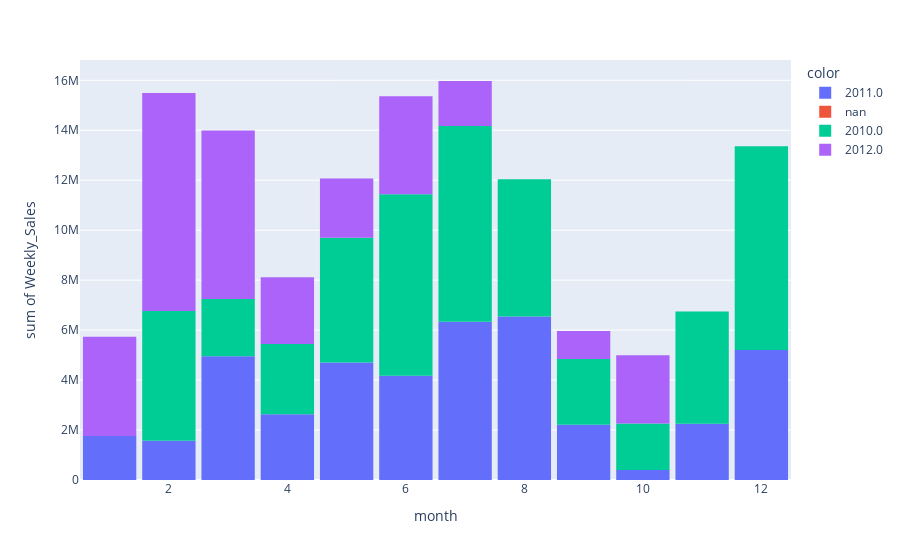

This figure's notebook cell:
### Code cell
fig = px.histogram(df,x="month",y="Weekly_Sales",color= df["year"].astype(str).tolist(),nbins=12)
fig.update_layout(bargap=0.1)

fig.show()

### Figure 1 — Plotly figure (JSON) as saved in the notebook; plotly's stock layout.template omitted (floating-point values rounded to 4 significant figures)
{"data": [{"alignmentgroup": "True", "bingroup": "x", "histfunc": "sum", "hovertemplate": "color=2011.0<br>month=%{x}<br>sum of Weekly_Sales=%{y}<extra></extra>", "legendgroup": "2011.0", "marker": {"color": "#636efa", "pattern": {"shape": ""}}, "name": "2011.0", "nbinsx": 12, "offsetgroup": "2011.0", "orientation": "v", "showlegend": true, "type": "histogram", "x": [2, 3, 6, 8, 5, 12, 5, 5, 8, 3, 9, 4, 6, 11, 8, 8, 3, 9, 5, 12, 11, 1, 7, 7, 5, 6, 11, 8, 7, 7, 4, 10], "xaxis": "x", "y": [1572000.0, 1808000.0, 695400.0, 895100.0, 414100.0, 2433000.0, 290900.0, 435400.0, 1420000.0, 1267000.0, 365200.0, 988200.0, 2008000.0, 311900.0, 630000.0, 1624000.0, 1879000.0, 1847000.0, 2096000.0, 2771000.0, 1539000.0, 1758000.0, 1954000.0, 275100.0, 1466000.0, 1467000.0, 398800.0, 1970000.0, 2036000.0, 2067000.0, 1639000.0, 403300.0], "yaxis": "y"}, {"alignmentgroup": "True", "bingroup": "x", "histfunc": "sum", "hovertemplate": "color=nan<br>month=%{x}<br>sum of Weekly_Sales=%{y}<extra></extra>", "legendgroup": "nan", "marker": {"color": "#EF553B", "pattern": {"shape": ""}}, "name": "nan", "nbinsx": 12, "offsetgroup": "nan", "orientation": "v", "showlegend": true, "type": "histogram", "x": [null, null, null, null, null, null, null, null, null, null, null, null, null, null, null], "xaxis": "x", "y": [1244000.0, 418900.0, 1205000.0, 1662000.0, 1714000.0, 359200.0, 1570000.0, 607500.0, 986900.0, 2046000.0, 1798000.0, 1047000.0, 1087000.0, 1048000.0, 1832000.0], "yaxis": "y"}, {"alignmentgroup": "True", "bingroup": "x", "histfunc": "sum", "hovertemplate": "color=2010.0<br>month=%{x}<br>sum of Weekly_Sales=%{y}<extra></extra>", "legendgroup": "2010.0", "marker": {"color": "#00cc96", "pattern": {"shape": ""}}, "name": "2010.0", "nbinsx": 12, "offsetgroup": "2010.0", "orientation": "v", "showlegend": true, "type": "histogram", "x": [5, 5, 10, 10, 4, 8, 4, 3, 4, 2, 7, 7, 11, 8, 7, 8, 2, 12, 12, 8, 6, 9, 11, 7, 5, 3, 6, 7, 6, 12, 7, 2, 2, 12, 11, 6, 9, 7, 11, 6, 6], "xaxis": "x", "y": [1644000.0, 1858000.0, 1030000.0, 829200.0, 1498000.0, 1997000.0, 561100.0, 1427000.0, 757700.0, 1642000.0, 268900.0, 1549000.0, 1917000.0, 888800.0, 1532000.0, 1166000.0, 461600.0, 1588000.0, 2461000.0, 1449000.0, 1973000.0, 1790000.0, 519800.0, 485400.0, 1494000.0, 860300.0, 1768000.0, 2018000.0, 364100.0, 2303000.0, 1366000.0, 2096000.0, 994800.0, 1800000.0, 1757000.0, 513100.0, 836700.0, 614300.0, 301800.0, 397000.0, 2249000.0], "yaxis": "y"}, {"alignmentgroup": "True", "bingroup": "x", "histfunc": "sum", "hovertemplate": "color=2012.0<br>month=%{x}<br>sum of Weekly_Sales=%{y}<extra></extra>", "legendgroup": "2012.0", "marker": {"color": "#ab63fa", "pattern": {"shape": ""}}, "name": "2012.0", "nbinsx": 12, "offsetgroup": "2012.0", "orientation": "v", "showlegend": true, "type": "histogram", "x": [2, 3, 10, 5, 10, 1, 2, 2, 4, 9, 2, 3, 6, 7, 2, 3, 10, 3, 5, 1, 6, 6, 1, 4, 9, 3, 5, 10, 4], "xaxis": "x", "y": [2204000.0, 1677000.0, 1074079, 1405000.0, 919900.0, 367400.0, 563500.0, 2077000.0, 961200.0, 526500.0, 1862000.0, 485100.0, 2035000.0, 1806000.0, 2021000.0, 1990000.0, 313400.0, 570600.0, 432000.0, 1800000.0, 419500.0, 1468000.0, 1812000.0, 457300.0, 597900.0, 2026000.0, 532700.0, 424500.0, 1255000.0], "yaxis": "y"}], "layout": {"bargap": 0.1, "barmode": "relative", "legend": {"title": {"text": "color"}, "tracegroupgap": 0}, "margin": {"t": 60}, "xaxis": {"anchor": "y", "domain": [0, 1], "title": {"text": "month"}}, "yaxis": {"anchor": "x", "domain": [0, 1], "title": {"text": "sum of Weekly_Sales"}}}}
